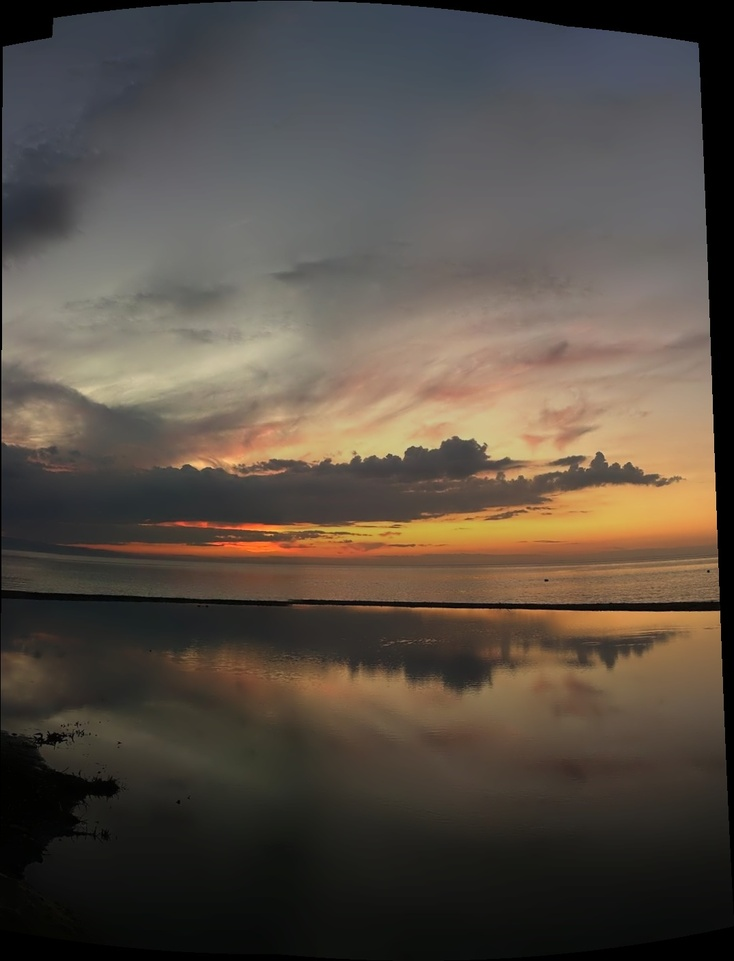
#> input picture outputs/2_8/final_panorama.jpg, 734 x 961 px, shrunk from 1075 x 1406 before the run
$ python crop_panorama.py
#> lines starting #> are read from the running program, lines starting #| are printed output that depends on the picture; after the words box and inside, x2 and y2 are one past the last pixel; in counts of white or black regions, pixels touching at a corner belong together
import cv2
import numpy as np

img = cv2.imread("outputs/2_8/final_panorama.jpg")
#> img is the input picture: shape (961, 734, 3); mean B, G, R 68.1, 77.5, 86.8
if img is None:
    raise FileNotFoundError("outputs/2_8/final_panorama.jpg")

gray = cv2.cvtColor(img, cv2.COLOR_BGR2GRAY)
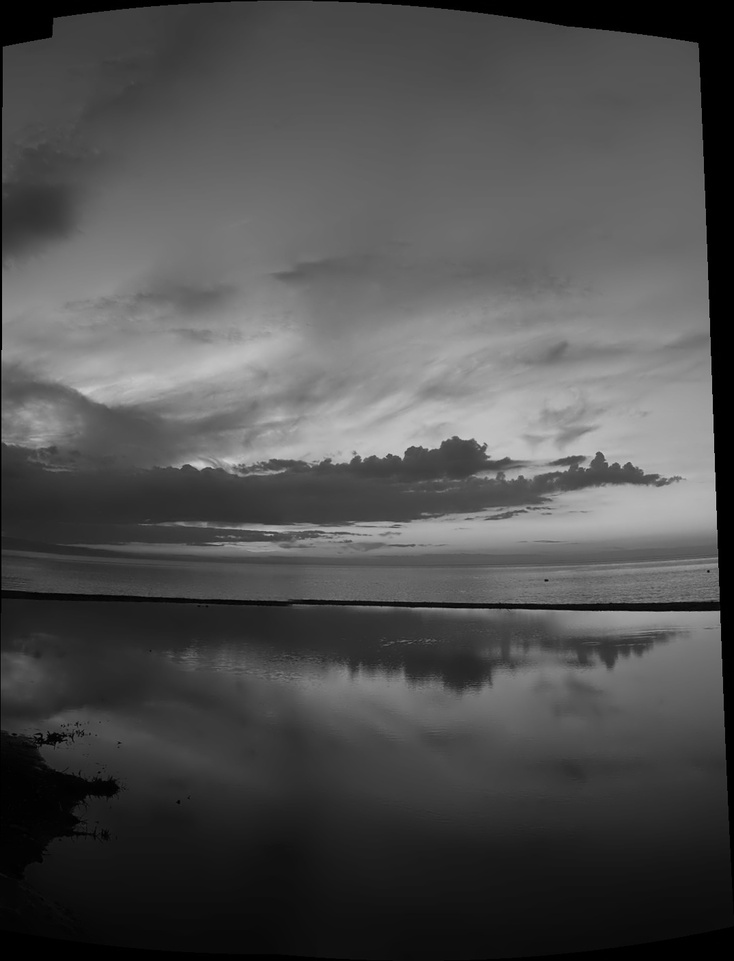
#> gray: shape (961, 734); min 0, max 205, mean 79.2

# siyah alanları maskele
mask = gray > 5
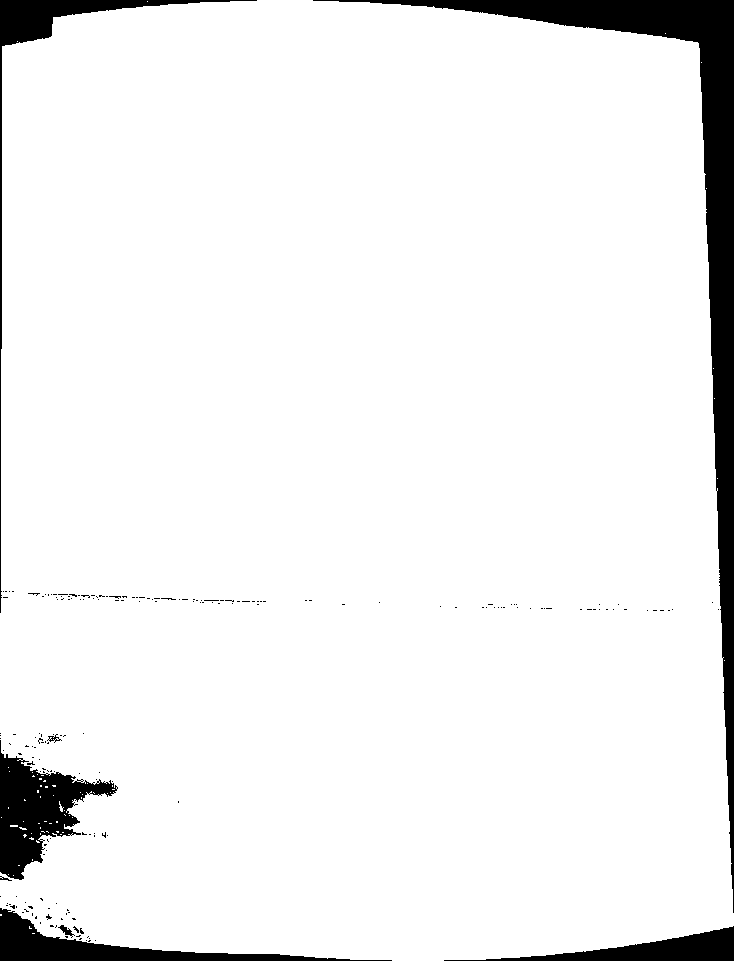
#> mask: shape (961, 734) bool; 93.7% white; 190 black regions (182 under 20 px), largest, box (x1, y1, x2, y2) and area: (313, 0, 734, 913) 23908, (0, 740, 118, 880) 6855, (0, 908, 392, 961) 5106
coords = np.column_stack(np.where(mask))
#> coords = 660636 pairs, first value 0 to 960, second value 0 to 733
y0, x0 = coords.min(axis=0)
#> y0 = 0; x0 = 0
y1, x1 = coords.max(axis=0)
#> y1 = 960; x1 = 733

cropped = img[y0:y1+1, x0:x1+1]
cv2.imwrite("outputs/2_8/final_panorama_cropped.jpg", cropped)

print("OK -> outputs/2_8/final_panorama_cropped.jpg")
